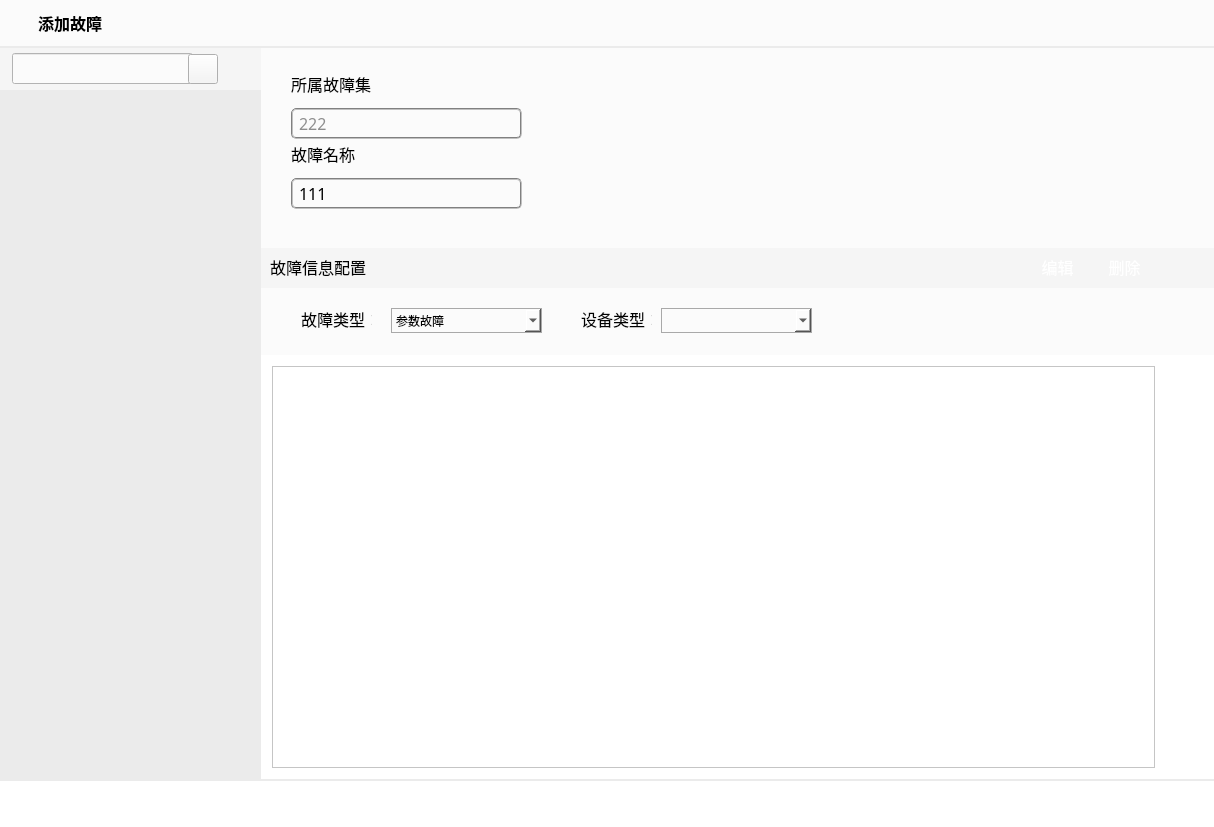
<?xml version="1.0" encoding="UTF-8"?>
<ui version="4.0">
 <class>AddErrorCommandClass</class>
 <widget class="QWidget" name="AddErrorCommandClass">
  <property name="geometry">
   <rect>
    <x>0</x>
    <y>0</y>
    <width>1214</width>
    <height>827</height>
   </rect>
  </property>
  <property name="maximumSize">
   <size>
    <width>16777215</width>
    <height>827</height>
   </size>
  </property>
  <property name="windowTitle">
   <string>AddErrorCommand</string>
  </property>
  <property name="styleSheet">
   <string notr="true">background-color: rgb(235, 235, 235);
</string>
  </property>
  <layout class="QVBoxLayout" name="verticalLayout_2">
   <property name="spacing">
    <number>0</number>
   </property>
   <property name="leftMargin">
    <number>0</number>
   </property>
   <property name="topMargin">
    <number>0</number>
   </property>
   <property name="rightMargin">
    <number>0</number>
   </property>
   <property name="bottomMargin">
    <number>0</number>
   </property>
   <item>
    <widget class="QWidget" name="wgt_top" native="true">
     <property name="minimumSize">
      <size>
       <width>0</width>
       <height>48</height>
      </size>
     </property>
     <property name="maximumSize">
      <size>
       <width>16777215</width>
       <height>48</height>
      </size>
     </property>
     <property name="styleSheet">
      <string notr="true">background-color: rgb(255, 255, 255);
background-color: rgb(251, 251, 251);</string>
     </property>
     <layout class="QVBoxLayout" name="verticalLayout_8">
      <property name="spacing">
       <number>0</number>
      </property>
      <property name="leftMargin">
       <number>0</number>
      </property>
      <property name="topMargin">
       <number>0</number>
      </property>
      <property name="rightMargin">
       <number>0</number>
      </property>
      <property name="bottomMargin">
       <number>0</number>
      </property>
      <item>
       <widget class="QWidget" name="widget_14" native="true">
        <layout class="QHBoxLayout" name="horizontalLayout_3">
         <property name="spacing">
          <number>0</number>
         </property>
         <property name="leftMargin">
          <number>6</number>
         </property>
         <property name="topMargin">
          <number>0</number>
         </property>
         <property name="rightMargin">
          <number>6</number>
         </property>
         <property name="bottomMargin">
          <number>0</number>
         </property>
         <item>
          <widget class="QLabel" name="label_2">
           <property name="minimumSize">
            <size>
             <width>32</width>
             <height>32</height>
            </size>
           </property>
           <property name="maximumSize">
            <size>
             <width>32</width>
             <height>32</height>
            </size>
           </property>
           <property name="styleSheet">
            <string notr="true">image: url(:/FaultInjection/images/icon1.png);</string>
           </property>
           <property name="text">
            <string/>
           </property>
          </widget>
         </item>
         <item>
          <widget class="QLabel" name="lb_title">
           <property name="minimumSize">
            <size>
             <width>291</width>
             <height>0</height>
            </size>
           </property>
           <property name="maximumSize">
            <size>
             <width>291</width>
             <height>16777215</height>
            </size>
           </property>
           <property name="font">
            <font>
             <family>微软雅黑</family>
             <pointsize>12</pointsize>
             <weight>75</weight>
             <bold>true</bold>
            </font>
           </property>
           <property name="text">
            <string>添加故障</string>
           </property>
          </widget>
         </item>
         <item>
          <spacer name="horizontalSpacer_2">
           <property name="orientation">
            <enum>Qt::Horizontal</enum>
           </property>
           <property name="sizeType">
            <enum>QSizePolicy::Maximum</enum>
           </property>
           <property name="sizeHint" stdset="0">
            <size>
             <width>845</width>
             <height>20</height>
            </size>
           </property>
          </spacer>
         </item>
         <item>
          <widget class="QPushButton" name="pb_close">
           <property name="minimumSize">
            <size>
             <width>31</width>
             <height>31</height>
            </size>
           </property>
           <property name="maximumSize">
            <size>
             <width>31</width>
             <height>31</height>
            </size>
           </property>
           <property name="styleSheet">
            <string notr="true">QPushButton:hover{
	background-color:transparent;
	color: rgb(255, 85, 0);
	background-image: url(:/FaultInjection/images/关闭-悬浮.png);
    border:0px;}
QPushButton:pressed{
	background-color:transparent; 
	background-image: url(:/FaultInjection/images/关闭-点击.png);
    border:0px;}
QPushButton {
	background-color:transparent;
	background-image: url(:/FaultInjection/images/关闭-默认.png);
    border:0px;
}
</string>
           </property>
           <property name="text">
            <string/>
           </property>
          </widget>
         </item>
        </layout>
       </widget>
      </item>
      <item>
       <widget class="QWidget" name="widget_13" native="true">
        <property name="minimumSize">
         <size>
          <width>0</width>
          <height>2</height>
         </size>
        </property>
        <property name="maximumSize">
         <size>
          <width>16777215</width>
          <height>2</height>
         </size>
        </property>
        <property name="styleSheet">
         <string notr="true">background-color: rgb(235, 235, 235);</string>
        </property>
       </widget>
      </item>
     </layout>
    </widget>
   </item>
   <item>
    <widget class="QWidget" name="widget" native="true">
     <property name="styleSheet">
      <string notr="true"/>
     </property>
     <layout class="QHBoxLayout" name="horizontalLayout">
      <property name="spacing">
       <number>0</number>
      </property>
      <property name="leftMargin">
       <number>0</number>
      </property>
      <property name="topMargin">
       <number>0</number>
      </property>
      <property name="rightMargin">
       <number>0</number>
      </property>
      <property name="bottomMargin">
       <number>0</number>
      </property>
      <item>
       <widget class="QWidget" name="widget_2" native="true">
        <property name="minimumSize">
         <size>
          <width>261</width>
          <height>0</height>
         </size>
        </property>
        <property name="maximumSize">
         <size>
          <width>261</width>
          <height>16777215</height>
         </size>
        </property>
        <property name="styleSheet">
         <string notr="true">background-color: rgb(235, 235, 235);</string>
        </property>
        <layout class="QVBoxLayout" name="verticalLayout">
         <property name="spacing">
          <number>3</number>
         </property>
         <property name="leftMargin">
          <number>0</number>
         </property>
         <property name="topMargin">
          <number>0</number>
         </property>
         <property name="rightMargin">
          <number>0</number>
         </property>
         <property name="bottomMargin">
          <number>0</number>
         </property>
         <item>
          <widget class="QWidget" name="widget_3" native="true">
           <property name="maximumSize">
            <size>
             <width>16777215</width>
             <height>42</height>
            </size>
           </property>
           <property name="styleSheet">
            <string notr="true">background-color: rgb(245, 245, 245);</string>
           </property>
           <layout class="QHBoxLayout" name="horizontalLayout_4">
            <property name="spacing">
             <number>0</number>
            </property>
            <property name="leftMargin">
             <number>12</number>
            </property>
            <property name="topMargin">
             <number>0</number>
            </property>
            <property name="rightMargin">
             <number>12</number>
            </property>
            <property name="bottomMargin">
             <number>0</number>
            </property>
            <item>
             <widget class="QLineEdit" name="le_searchedit">
              <property name="minimumSize">
               <size>
                <width>181</width>
                <height>31</height>
               </size>
              </property>
              <property name="maximumSize">
               <size>
                <width>181</width>
                <height>31</height>
               </size>
              </property>
              <property name="styleSheet">
               <string notr="true">background-color: rgb(251, 251, 251);</string>
              </property>
              <property name="text">
               <string/>
              </property>
             </widget>
            </item>
            <item>
             <widget class="QPushButton" name="pb_searchButton">
              <property name="minimumSize">
               <size>
                <width>30</width>
                <height>30</height>
               </size>
              </property>
              <property name="styleSheet">
               <string notr="true">image: url(:/FaultInjection/images/search.png);
border:0x;</string>
              </property>
              <property name="text">
               <string/>
              </property>
             </widget>
            </item>
            <item>
             <spacer name="horizontalSpacer_3">
              <property name="orientation">
               <enum>Qt::Horizontal</enum>
              </property>
              <property name="sizeHint" stdset="0">
               <size>
                <width>28</width>
                <height>13</height>
               </size>
              </property>
             </spacer>
            </item>
            <item>
             <widget class="QPushButton" name="pb_addFault">
              <property name="minimumSize">
               <size>
                <width>31</width>
                <height>31</height>
               </size>
              </property>
              <property name="maximumSize">
               <size>
                <width>31</width>
                <height>31</height>
               </size>
              </property>
              <property name="styleSheet">
               <string notr="true">border:0px;
image: url(:/FaultInjection/images/addFault.png);</string>
              </property>
              <property name="text">
               <string/>
              </property>
             </widget>
            </item>
           </layout>
           <zorder>pb_addFault</zorder>
           <zorder>le_searchedit</zorder>
           <zorder>pb_searchButton</zorder>
           <zorder>horizontalSpacer_3</zorder>
          </widget>
         </item>
         <item>
          <widget class="QWidget" name="wgt_ffTree" native="true">
           <property name="maximumSize">
            <size>
             <width>16777215</width>
             <height>16777215</height>
            </size>
           </property>
           <property name="styleSheet">
            <string notr="true">background-color: rgb(235, 235, 235);</string>
           </property>
           <layout class="QVBoxLayout" name="verticalLayout_6">
            <property name="leftMargin">
             <number>0</number>
            </property>
            <property name="topMargin">
             <number>0</number>
            </property>
            <property name="rightMargin">
             <number>0</number>
            </property>
            <property name="bottomMargin">
             <number>0</number>
            </property>
            <item>
             <widget class="QWidget" name="wgt_fualtList" native="true">
              <property name="styleSheet">
               <string notr="true">background-color: rgb(235, 235, 235);</string>
              </property>
             </widget>
            </item>
           </layout>
          </widget>
         </item>
        </layout>
       </widget>
      </item>
      <item>
       <widget class="QWidget" name="widget_5" native="true">
        <property name="styleSheet">
         <string notr="true">background-color: rgb(245, 245, 245);
</string>
        </property>
        <layout class="QVBoxLayout" name="verticalLayout_4">
         <property name="spacing">
          <number>3</number>
         </property>
         <property name="leftMargin">
          <number>0</number>
         </property>
         <property name="topMargin">
          <number>0</number>
         </property>
         <property name="rightMargin">
          <number>0</number>
         </property>
         <property name="bottomMargin">
          <number>0</number>
         </property>
         <item>
          <widget class="QWidget" name="widget_8" native="true">
           <property name="minimumSize">
            <size>
             <width>0</width>
             <height>200</height>
            </size>
           </property>
           <property name="maximumSize">
            <size>
             <width>16777215</width>
             <height>200</height>
            </size>
           </property>
           <property name="styleSheet">
            <string notr="true">background-color: rgb(251, 251, 251);</string>
           </property>
           <widget class="QLineEdit" name="le_errorName">
            <property name="geometry">
             <rect>
              <x>30</x>
              <y>130</y>
              <width>231</width>
              <height>31</height>
             </rect>
            </property>
            <property name="font">
             <font>
              <family>微软雅黑</family>
              <pointsize>12</pointsize>
              <weight>50</weight>
              <italic>false</italic>
              <bold>false</bold>
             </font>
            </property>
            <property name="styleSheet">
             <string notr="true">border:2px groove gray;border-radius:5px;padding:2px 4px;
font: 12pt &quot;微软雅黑&quot;;
color: rgb(0, 0, 0);</string>
            </property>
            <property name="text">
             <string>111</string>
            </property>
           </widget>
           <widget class="QLabel" name="label">
            <property name="geometry">
             <rect>
              <x>30</x>
              <y>90</y>
              <width>71</width>
              <height>31</height>
             </rect>
            </property>
            <property name="font">
             <font>
              <family>微软雅黑</family>
              <pointsize>12</pointsize>
              <weight>50</weight>
              <italic>false</italic>
              <bold>false</bold>
             </font>
            </property>
            <property name="styleSheet">
             <string notr="true">font: 12pt &quot;微软雅黑&quot;;</string>
            </property>
            <property name="text">
             <string>故障名称</string>
            </property>
           </widget>
           <widget class="QLineEdit" name="le_faultgroup">
            <property name="geometry">
             <rect>
              <x>30</x>
              <y>60</y>
              <width>231</width>
              <height>31</height>
             </rect>
            </property>
            <property name="font">
             <font>
              <family>微软雅黑</family>
              <pointsize>12</pointsize>
              <weight>50</weight>
              <italic>false</italic>
              <bold>false</bold>
             </font>
            </property>
            <property name="styleSheet">
             <string notr="true">border:2px groove gray;border-radius:5px;padding:2px 4px;
font: 12pt &quot;微软雅黑&quot;;
color: rgb(142, 142, 142);</string>
            </property>
            <property name="text">
             <string>222</string>
            </property>
            <property name="readOnly">
             <bool>true</bool>
            </property>
           </widget>
           <widget class="QLabel" name="label_3">
            <property name="geometry">
             <rect>
              <x>30</x>
              <y>20</y>
              <width>91</width>
              <height>31</height>
             </rect>
            </property>
            <property name="font">
             <font>
              <family>微软雅黑</family>
              <pointsize>12</pointsize>
              <weight>50</weight>
              <italic>false</italic>
              <bold>false</bold>
             </font>
            </property>
            <property name="styleSheet">
             <string notr="true">font: 12pt &quot;微软雅黑&quot;;</string>
            </property>
            <property name="text">
             <string>所属故障集</string>
            </property>
           </widget>
          </widget>
         </item>
         <item>
          <widget class="QWidget" name="widget_7" native="true">
           <property name="styleSheet">
            <string notr="true"/>
           </property>
           <layout class="QVBoxLayout" name="verticalLayout_3">
            <property name="leftMargin">
             <number>0</number>
            </property>
            <property name="topMargin">
             <number>0</number>
            </property>
            <property name="rightMargin">
             <number>0</number>
            </property>
            <property name="bottomMargin">
             <number>0</number>
            </property>
            <item>
             <widget class="QWidget" name="widget_9" native="true">
              <property name="maximumSize">
               <size>
                <width>16777215</width>
                <height>38</height>
               </size>
              </property>
              <layout class="QHBoxLayout" name="horizontalLayout_2">
               <property name="leftMargin">
                <number>9</number>
               </property>
               <property name="topMargin">
                <number>0</number>
               </property>
               <property name="bottomMargin">
                <number>0</number>
               </property>
               <item>
                <widget class="QLabel" name="label_7">
                 <property name="minimumSize">
                  <size>
                   <width>111</width>
                   <height>0</height>
                  </size>
                 </property>
                 <property name="maximumSize">
                  <size>
                   <width>111</width>
                   <height>16777215</height>
                  </size>
                 </property>
                 <property name="font">
                  <font>
                   <family>微软雅黑</family>
                   <pointsize>12</pointsize>
                   <weight>50</weight>
                   <italic>false</italic>
                   <bold>false</bold>
                  </font>
                 </property>
                 <property name="styleSheet">
                  <string notr="true">font: 12pt &quot;微软雅黑&quot;;</string>
                 </property>
                 <property name="text">
                  <string>故障信息配置</string>
                 </property>
                </widget>
               </item>
               <item>
                <spacer name="horizontalSpacer">
                 <property name="orientation">
                  <enum>Qt::Horizontal</enum>
                 </property>
                 <property name="sizeHint" stdset="0">
                  <size>
                   <width>634</width>
                   <height>20</height>
                  </size>
                 </property>
                </spacer>
               </item>
               <item>
                <widget class="QPushButton" name="pb_edit">
                 <property name="minimumSize">
                  <size>
                   <width>61</width>
                   <height>31</height>
                  </size>
                 </property>
                 <property name="maximumSize">
                  <size>
                   <width>61</width>
                   <height>16777215</height>
                  </size>
                 </property>
                 <property name="font">
                  <font>
                   <family>微软雅黑</family>
                   <pointsize>12</pointsize>
                   <weight>50</weight>
                   <italic>false</italic>
                   <bold>false</bold>
                  </font>
                 </property>
                 <property name="styleSheet">
                  <string notr="true">QPushButton:hover{
 	background-color:transparent;
	border-image: url(:/FaultInjection/images/bt_suspension.png);
	color: rgb(255, 255, 255);
	font: 12pt &quot;微软雅黑&quot;;
    border:0px;}
QPushButton:pressed{
    background-color:transparent; 
	border-image: url(:/FaultInjection/images/bt_disable.png);
	color: rgb(255, 255, 255);
	font: 12pt &quot;微软雅黑&quot;;
    border:0px;}
QPushButton {
  	background-color:transparent;
	border-image: url(:/FaultInjection/images/bt_normal.png);
	color: rgb(255, 255, 255);
	font: 12pt &quot;微软雅黑&quot;;
    border:0px;
}</string>
                 </property>
                 <property name="text">
                  <string>编辑</string>
                 </property>
                </widget>
               </item>
               <item>
                <widget class="QPushButton" name="pb_del">
                 <property name="minimumSize">
                  <size>
                   <width>61</width>
                   <height>31</height>
                  </size>
                 </property>
                 <property name="maximumSize">
                  <size>
                   <width>61</width>
                   <height>16777215</height>
                  </size>
                 </property>
                 <property name="font">
                  <font>
                   <family>微软雅黑</family>
                   <pointsize>12</pointsize>
                   <weight>50</weight>
                   <italic>false</italic>
                   <bold>false</bold>
                  </font>
                 </property>
                 <property name="styleSheet">
                  <string notr="true">QPushButton:hover{
 	background-color:transparent;
	border-image: url(:/FaultInjection/images/bt_suspension.png);
	color: rgb(255, 255, 255);
	font: 12pt &quot;微软雅黑&quot;;
    border:0px;}
QPushButton:pressed{
    background-color:transparent; 
	border-image: url(:/FaultInjection/images/bt_disable.png);
	color: rgb(255, 255, 255);
	font: 12pt &quot;微软雅黑&quot;;
    border:0px;}
QPushButton {
  	background-color:transparent;
	border-image: url(:/FaultInjection/images/bt_normal.png);
	color: rgb(255, 255, 255);
	font: 12pt &quot;微软雅黑&quot;;
    border:0px;
}</string>
                 </property>
                 <property name="text">
                  <string>删除</string>
                 </property>
                </widget>
               </item>
               <item>
                <spacer name="horizontalSpacer_8">
                 <property name="orientation">
                  <enum>Qt::Horizontal</enum>
                 </property>
                 <property name="sizeType">
                  <enum>QSizePolicy::Fixed</enum>
                 </property>
                 <property name="sizeHint" stdset="0">
                  <size>
                   <width>48</width>
                   <height>20</height>
                  </size>
                 </property>
                </spacer>
               </item>
              </layout>
             </widget>
            </item>
            <item>
             <widget class="QWidget" name="widget_10" native="true">
              <property name="styleSheet">
               <string notr="true">background-color: rgb(251, 251, 251);</string>
              </property>
              <layout class="QVBoxLayout" name="verticalLayout_5">
               <property name="spacing">
                <number>6</number>
               </property>
               <property name="leftMargin">
                <number>0</number>
               </property>
               <property name="topMargin">
                <number>0</number>
               </property>
               <property name="rightMargin">
                <number>0</number>
               </property>
               <property name="bottomMargin">
                <number>0</number>
               </property>
               <item>
                <widget class="QWidget" name="widget_12" native="true">
                 <property name="minimumSize">
                  <size>
                   <width>0</width>
                   <height>61</height>
                  </size>
                 </property>
                 <property name="maximumSize">
                  <size>
                   <width>16777215</width>
                   <height>61</height>
                  </size>
                 </property>
                 <widget class="QComboBox" name="cb_deciveType">
                  <property name="geometry">
                   <rect>
                    <x>400</x>
                    <y>20</y>
                    <width>151</width>
                    <height>25</height>
                   </rect>
                  </property>
                  <property name="styleSheet">
                   <string notr="true">border: 1px solid darkgray;
font: 10pt &quot;Arial&quot;;
selection-background-color: rgb(0, 170, 255);
font: 12pt &quot;微软雅黑&quot;;</string>
                  </property>
                 </widget>
                 <widget class="QComboBox" name="cb_faultType">
                  <property name="geometry">
                   <rect>
                    <x>130</x>
                    <y>20</y>
                    <width>151</width>
                    <height>25</height>
                   </rect>
                  </property>
                  <property name="styleSheet">
                   <string notr="true">border: 1px solid darkgray;
font: 10pt &quot;Arial&quot;;
selection-background-color: rgb(0, 170, 255);
font: 12pt &quot;微软雅黑&quot;;</string>
                  </property>
                  <item>
                   <property name="text">
                    <string>参数故障</string>
                   </property>
                  </item>
                  <item>
                   <property name="text">
                    <string>指令故障</string>
                   </property>
                  </item>
                 </widget>
                 <widget class="QLabel" name="lb_device">
                  <property name="geometry">
                   <rect>
                    <x>320</x>
                    <y>10</y>
                    <width>71</width>
                    <height>41</height>
                   </rect>
                  </property>
                  <property name="font">
                   <font>
                    <family>微软雅黑</family>
                    <pointsize>12</pointsize>
                    <weight>50</weight>
                    <italic>false</italic>
                    <bold>false</bold>
                   </font>
                  </property>
                  <property name="styleSheet">
                   <string notr="true">font: 12pt &quot;微软雅黑&quot;;</string>
                  </property>
                  <property name="text">
                   <string>设备类型：</string>
                  </property>
                 </widget>
                 <widget class="QLabel" name="label_5">
                  <property name="geometry">
                   <rect>
                    <x>40</x>
                    <y>10</y>
                    <width>71</width>
                    <height>41</height>
                   </rect>
                  </property>
                  <property name="font">
                   <font>
                    <family>微软雅黑</family>
                    <pointsize>12</pointsize>
                    <weight>50</weight>
                    <italic>false</italic>
                    <bold>false</bold>
                   </font>
                  </property>
                  <property name="styleSheet">
                   <string notr="true">font: 12pt &quot;微软雅黑&quot;;</string>
                  </property>
                  <property name="text">
                   <string>故障类型：</string>
                  </property>
                 </widget>
                </widget>
               </item>
               <item>
                <widget class="QWidget" name="wgt_bandInfo" native="true">
                 <property name="styleSheet">
                  <string notr="true">background-color: rgb(255, 255, 255);</string>
                 </property>
                 <layout class="QHBoxLayout" name="horizontalLayout_5">
                  <item>
                   <widget class="QTableView" name="tv_paramInfo">
                    <property name="styleSheet">
                     <string notr="true">font: 12pt &quot;微软雅黑&quot;;</string>
                    </property>
                   </widget>
                  </item>
                  <item>
                   <spacer name="horizontalSpacer_7">
                    <property name="orientation">
                     <enum>Qt::Horizontal</enum>
                    </property>
                    <property name="sizeType">
                     <enum>QSizePolicy::Fixed</enum>
                    </property>
                    <property name="sizeHint" stdset="0">
                     <size>
                      <width>48</width>
                      <height>20</height>
                     </size>
                    </property>
                   </spacer>
                  </item>
                 </layout>
                </widget>
               </item>
              </layout>
             </widget>
            </item>
           </layout>
          </widget>
         </item>
        </layout>
       </widget>
      </item>
     </layout>
    </widget>
   </item>
   <item>
    <widget class="QWidget" name="widget_6" native="true">
     <property name="minimumSize">
      <size>
       <width>0</width>
       <height>48</height>
      </size>
     </property>
     <property name="maximumSize">
      <size>
       <width>16777215</width>
       <height>200</height>
      </size>
     </property>
     <property name="styleSheet">
      <string notr="true">background-color: rgb(255, 255, 255);</string>
     </property>
     <layout class="QVBoxLayout" name="verticalLayout_7">
      <property name="spacing">
       <number>0</number>
      </property>
      <property name="leftMargin">
       <number>0</number>
      </property>
      <property name="topMargin">
       <number>0</number>
      </property>
      <property name="rightMargin">
       <number>0</number>
      </property>
      <property name="bottomMargin">
       <number>0</number>
      </property>
      <item>
       <widget class="QWidget" name="widget_11" native="true">
        <property name="minimumSize">
         <size>
          <width>0</width>
          <height>2</height>
         </size>
        </property>
        <property name="maximumSize">
         <size>
          <width>16777215</width>
          <height>2</height>
         </size>
        </property>
        <property name="styleSheet">
         <string notr="true">background-color: rgb(235, 235, 235);</string>
        </property>
       </widget>
      </item>
      <item>
       <widget class="QWidget" name="widget_4" native="true">
        <layout class="QHBoxLayout" name="horizontalLayout_6">
         <property name="spacing">
          <number>0</number>
         </property>
         <property name="leftMargin">
          <number>0</number>
         </property>
         <property name="topMargin">
          <number>0</number>
         </property>
         <property name="rightMargin">
          <number>0</number>
         </property>
         <property name="bottomMargin">
          <number>0</number>
         </property>
         <item>
          <spacer name="horizontalSpacer_4">
           <property name="orientation">
            <enum>Qt::Horizontal</enum>
           </property>
           <property name="sizeHint" stdset="0">
            <size>
             <width>1059</width>
             <height>20</height>
            </size>
           </property>
          </spacer>
         </item>
         <item>
          <widget class="QPushButton" name="pb_cancel">
           <property name="minimumSize">
            <size>
             <width>61</width>
             <height>31</height>
            </size>
           </property>
           <property name="maximumSize">
            <size>
             <width>61</width>
             <height>31</height>
            </size>
           </property>
           <property name="styleSheet">
            <string notr="true">QPushButton:hover{
 	background-color:transparent;
	border-image: url(:/FaultInjection/images/bt_suspension.png);
	color: rgb(255, 255, 255);
	font: 12pt &quot;微软雅黑&quot;;
    border:0px;}
QPushButton:pressed{
    background-color:transparent; 
	border-image: url(:/FaultInjection/images/bt_disable.png);
	color: rgb(255, 255, 255);
	font: 12pt &quot;微软雅黑&quot;;
    border:0px;}
QPushButton {
  	background-color:transparent;
	border-image: url(:/FaultInjection/images/bt_normal.png);
	color: rgb(255, 255, 255);
	font: 12pt &quot;微软雅黑&quot;;
    border:0px;
}</string>
           </property>
           <property name="text">
            <string>取消</string>
           </property>
          </widget>
         </item>
         <item>
          <spacer name="horizontalSpacer_5">
           <property name="orientation">
            <enum>Qt::Horizontal</enum>
           </property>
           <property name="sizeType">
            <enum>QSizePolicy::Fixed</enum>
           </property>
           <property name="sizeHint" stdset="0">
            <size>
             <width>17</width>
             <height>20</height>
            </size>
           </property>
          </spacer>
         </item>
         <item>
          <widget class="QPushButton" name="pb_ok">
           <property name="minimumSize">
            <size>
             <width>61</width>
             <height>31</height>
            </size>
           </property>
           <property name="maximumSize">
            <size>
             <width>61</width>
             <height>31</height>
            </size>
           </property>
           <property name="styleSheet">
            <string notr="true">QPushButton:hover{
 	background-color:transparent;
	border-image: url(:/FaultInjection/images/bt_suspension.png);
	color: rgb(255, 255, 255);
	font: 12pt &quot;微软雅黑&quot;;
    border:0px;}
QPushButton:pressed{
    background-color:transparent; 
	border-image: url(:/FaultInjection/images/bt_disable.png);
	color: rgb(255, 255, 255);
	font: 12pt &quot;微软雅黑&quot;;
    border:0px;}
QPushButton {
  	background-color:transparent;
	border-image: url(:/FaultInjection/images/bt_normal.png);
	color: rgb(255, 255, 255);
	font: 12pt &quot;微软雅黑&quot;;
    border:0px;
}</string>
           </property>
           <property name="text">
            <string>确定</string>
           </property>
          </widget>
         </item>
         <item>
          <spacer name="horizontalSpacer_6">
           <property name="orientation">
            <enum>Qt::Horizontal</enum>
           </property>
           <property name="sizeType">
            <enum>QSizePolicy::Fixed</enum>
           </property>
           <property name="sizeHint" stdset="0">
            <size>
             <width>10</width>
             <height>20</height>
            </size>
           </property>
          </spacer>
         </item>
        </layout>
       </widget>
      </item>
     </layout>
    </widget>
   </item>
  </layout>
 </widget>
 <layoutdefault spacing="6" margin="11"/>
 <resources>
  <include location="FaultInjection.qrc"/>
 </resources>
 <connections/>
</ui>
